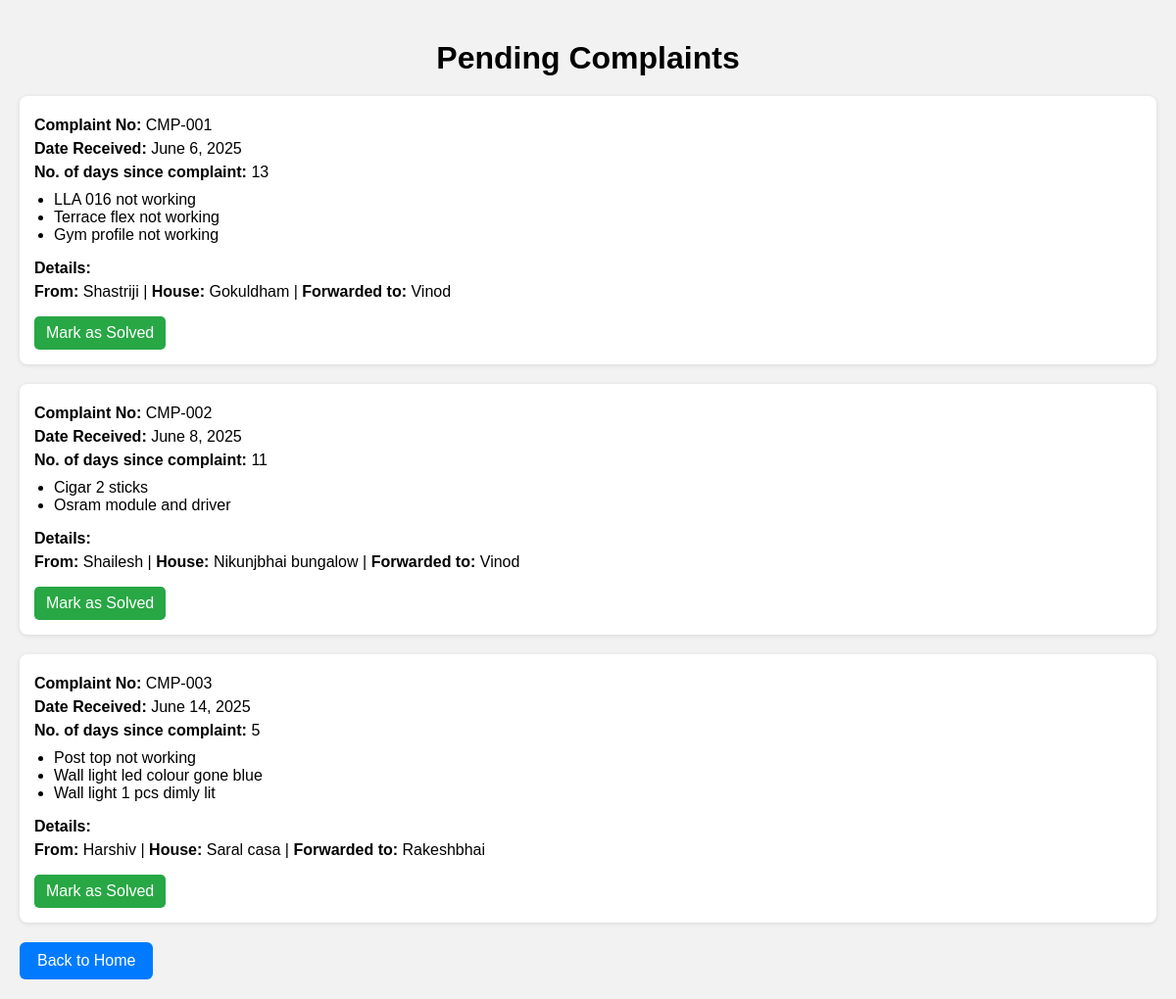
Page /unsolved/ (signed in) on the committed database.
### complaints/models.py (models this page shows, shortened)
class Complaint(models.Model):
    complaint_number = models.CharField(max_length=20, unique=True, blank=True)
    date_received = models.DateField(default=timezone.now)
    received_from = models.CharField(max_length=100)
    house_name = models.CharField(max_length=100)
    forwarded_to = models.CharField(max_length=100)
    complaint_1 = models.TextField(blank=True, null=True)
    complaint_2 = models.TextField(blank=True, null=True)
    complaint_3 = models.TextField(blank=True, null=True)
    complaint_4 = models.TextField(blank=True, null=True)
    complaint_5 = models.TextField(blank=True, null=True)
    is_solved = models.BooleanField(default=False)
    date_solved = models.DateField(blank=True, null=True)
    solved_by = models.CharField(max_length=100, blank=True, null=True)
    solution_details = models.TextField(blank=True, null=True)

### complaints/views.py (the view)
# urls.py: path('unsolved/', views.unsolved_complaints, name='unsolved_complaints'),
@login_required
def unsolved_complaints(request):
    complaints = Complaint.objects.filter(is_solved=False)
    for c in complaints:
        c.days_since = (date.today() - c.date_received).days
    return render(request, 'complaints/unsolved.html', {'complaints': complaints})

### complaints/templates/complaints/unsolved.html (shortened to what this page needs)
<!DOCTYPE html>
<html lang="en">
<head>
</head>
<body>
    <h1>Pending Complaints</h1>
    {% if complaints %}
        {% for complaint in complaints %}
            <div class="complaint-box">
                <p><strong>Complaint No:</strong> {{ complaint.complaint_number }}</p>
                <p><strong>Date Received:</strong> {{ complaint.date_received }}</p>
                <p><strong>No. of days since complaint:</strong> {{ complaint.days_since }}</p>
                <ul>
                    {% if complaint.complaint_1 %}<li>{{ complaint.complaint_1 }}</li>{% endif %}
                    {% if complaint.complaint_2 %}<li>{{ complaint.complaint_2 }}</li>{% endif %}
                    {% if complaint.complaint_3 %}<li>{{ complaint.complaint_3 }}</li>{% endif %}
                </ul>
                <p><strong>Details:</strong> {{ complaint.complaint_details }}</p>
                <p><strong>From:</strong> {{ complaint.received_from }} |
                   <strong>House:</strong> {{ complaint.house_name }} |
                   <strong>Forwarded to:</strong> {{ complaint.forwarded_to }}</p>
                <a class="action-link" href="{% url 'confirm_solve' complaint.id %}">Mark as Solved</a>
            </div>
        {% endfor %}
    {% else %}
        <p>No pending complaints.</p>
    {% endif %}
    <a href="{% url 'home' %}"><button>Back to Home</button></a>
</body>
</html>

### complaints/templates/complaints/unsolved.html (style rules this page uses)
body { font-family: Arial, sans-serif; padding: 20px; margin: 0; background-color: #f2f2f2; }
h1 { text-align: center; margin-bottom: 20px; }
.complaint-box { background: #fff; padding: 15px; margin-bottom: 20px; border-radius: 8px; box-shadow: 0 1px 5px rgba(0,0,0,0.1); }
.complaint-box p { margin: 6px 0; }
.complaint-box ul { margin-top: 10px; padding-left: 20px; }
.action-link { display: inline-block; margin-top: 10px; padding: 8px 12px; background-color: #28a745; color: white; text-decoration: none; border-radius: 5px; }
button { padding: 10px 18px; font-size: 16px; background-color: #007BFF; color: white; border: none; border-radius: 6px; cursor: pointer; }

### rows in the picture
Complaint: complaint_number "CMP-001", date_received "June 6, 2025", days_since "13", complaint_1 "LLA 016 not working", complaint_2 "Terrace flex not working", complaint_3 "Gym profile not working", received_from "Shastriji", house_name "Gokuldham", forwarded_to "Vinod"
Complaint: complaint_number "CMP-002", date_received "June 8, 2025", days_since "11", complaint_1 "Cigar 2 sticks", complaint_2 "Osram module and driver", received_from "Shailesh", house_name "Nikunjbhai bungalow", forwarded_to "Vinod"
Complaint: complaint_number "CMP-003", date_received "June 14, 2025", days_since "5", complaint_1 "Post top not working", complaint_2 "Wall light led colour gone blue", complaint_3 "Wall light 1 pcs dimly lit", received_from "Harshiv", house_name "Saral casa", forwarded_to "Rakeshbhai"
